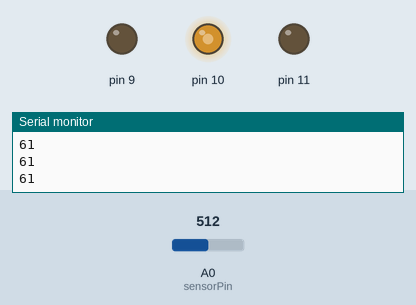
Recording of a sketch running on a simulated Arduino Uno, built with avr-gcc and run on an emulated ATmega328P. Shown: output pins drawn as LEDs (lit = HIGH), the last lines printed to the serial monitor. Inputs (shaded band) come from the test bench; at power-on: A0 (sensorPin) = 512.

Above: at 1.55 s.
1.6 s: A0 (sensorPin) set to 716
At 1.75 s:
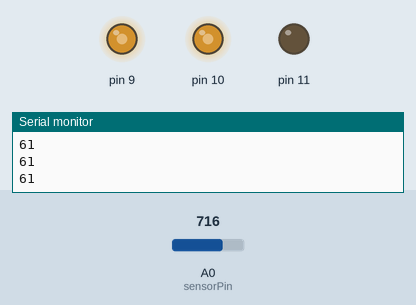
5.0 s: A0 (sensorPin) set to 511
At 5.16 s:
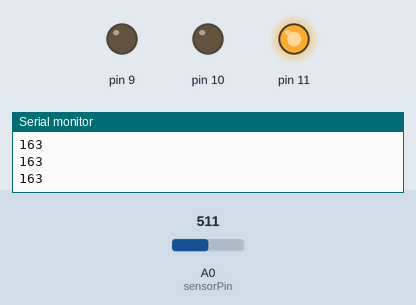
8.4 s: A0 (sensorPin) set to 306
At 8.56 s:
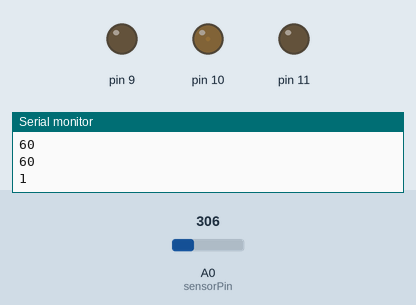
11.8 s: A0 (sensorPin) set to 900
15.2 s: A0 (sensorPin) set to 122
Timing chart, 0 to 19.6 s (numbered marks = the images above; inputs shaded):
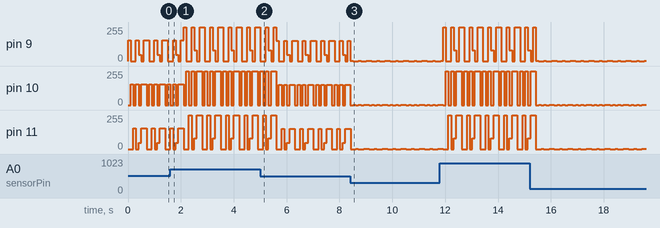

The sketch:

rgb_libary_ldr_setcolor.ino
```cpp
#include <RGBLed.h> //https://github.com/manghao/RGBLed
 int sensorPin = A0;  //Photoresistor Pin  Analog A0

RGBLed led(9, 10, 11, COMMON_CATHODE); //PWM pin leds  Digital pins  D9, D10, D11

void setup() {
  Serial.begin (9600);


}

void loop() {
  int value = analogRead (sensorPin);  //Get the brightness value as determined by the sensor
  value = map(value, 400, 900, 5, 255);  //map the low and the high
  value = constrain(value, 1, 255);  //constrain any outliers
  Serial.println(value);
  led.brightness(255, 0, 0, value);  //red
  delay(100);
  led.brightness(0, 255, 0, value);  //green
  delay(100);
  led.brightness(0, 0, 255, value);  //blue
  delay(100);
   led.brightness(255, 255, 0, value); //yellow
  delay(100);
   led.brightness(80 ,0, 80, value);  //purple
  delay(100);
   led.brightness(0, 255, 255, value);  //aqua
  delay(100);
   led.brightness(255 ,255, 255, value); //white
  delay(100);

}
```

Measured:
- by itself, pin 10: repeats every 0.70 s: 2 × (0/255 0.10 s, 2/255 0.10 s), 0/255 0.10 s, 2/255 0.20 s
- by itself, pin 11: repeats every 0.70 s: 0/255 0.20 s, 2/255 0.10 s, 0/255 0.20 s, 2/255 0.20 s
